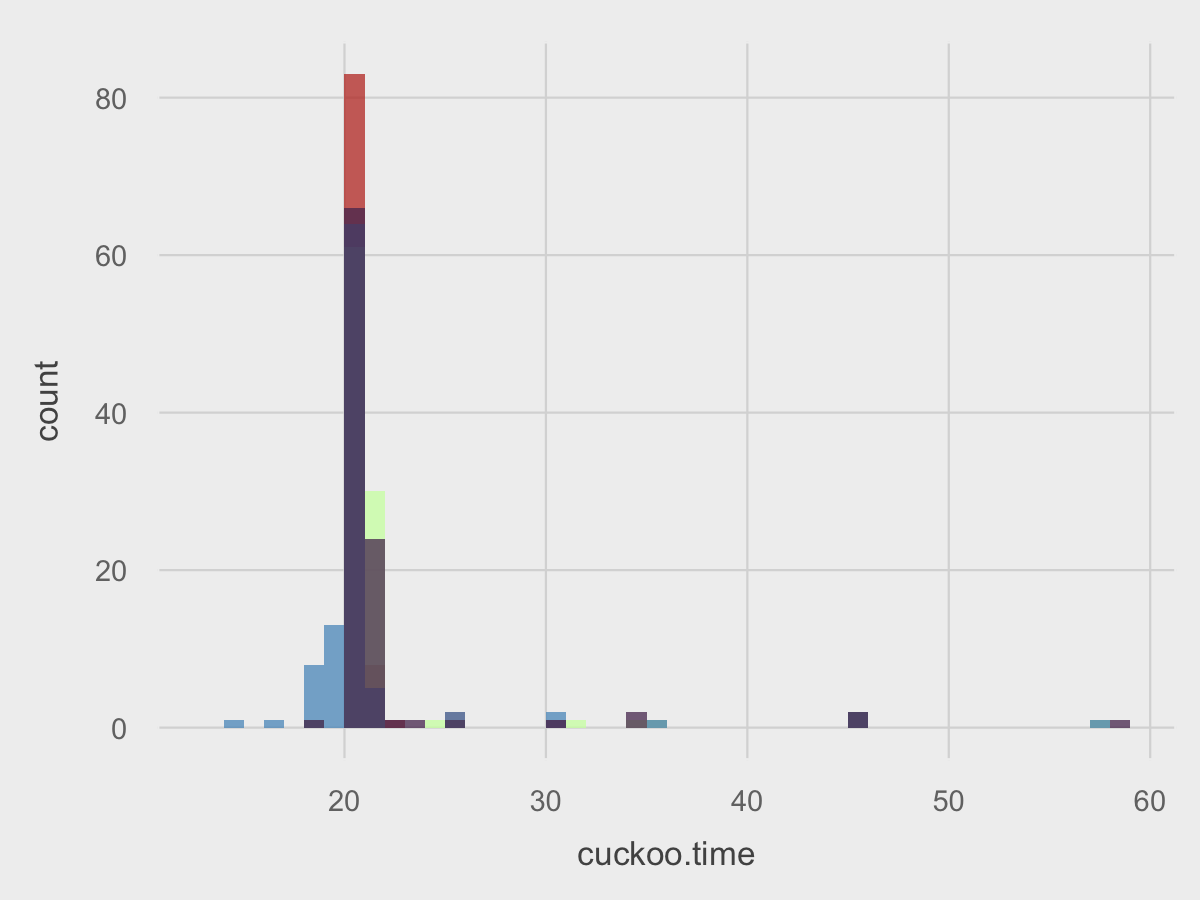

Generate this figure with R:
library(ggplot2)
library(scales)
library(grid)
library(RColorBrewer)

source("fte_theme.R")

rows <- 100

cuckoo_data <- read.csv("Cuckoo_Apr14_1.cap.txt.shrunk.txt", sep=";", header=FALSE, nrows=rows)
bitap_data <- read.csv("Bitap_Apr14_1.cap.txt.shrunk.txt", sep=";", header=FALSE, nrows=rows)
ahocorasick_data <- read.csv("AhoCorasick_Apr14_1.cap.txt.shrunk.txt", sep=";", header=FALSE, nrows=rows)
bloom_data <- read.csv("Bloom_Apr14_1.cap.txt.shrunk.txt", sep=";", header=FALSE, nrows=rows)

names(cuckoo_data) <- c("id", "time")
names(bitap_data) <- c("id", "time")
names(ahocorasick_data) <- c("id", "time")
names(bloom_data) <- c("id", "time")

cuckoo_data["cum_sum"] <- cumsum(cuckoo_data$time)
bitap_data["cum_sum"] <- cumsum(bitap_data$time)
ahocorasick_data["cum_sum"] <- cumsum(ahocorasick_data$time)
bloom_data["cum_sum"] <- cumsum(bloom_data$time)

combined_data <- merge(cuckoo_data, bitap_data, by="id")
combined_data <- merge(combined_data, ahocorasick_data, by="id")
combined_data <- merge(combined_data, bloom_data, by="id")
names(combined_data) <- c("id", "cuckoo.time", "cuckoo.cum_sum", "bitap.time", "bitap.cum_sum", "ahocorasick.time", "ahocorasick.cum_sum", "bloom.time", "bloom.cum_sum")

ggplot(combined_data) +
    geom_histogram(aes(x=cuckoo.time), binwidth=1, fill="#c0392b", alpha=0.75) +
    geom_histogram(aes(x=bitap.time), binwidth=1, fill="#cfffB0", alpha=0.75) +
    geom_histogram(aes(x=ahocorasick.time), binwidth=1, fill="#5998c5", alpha=0.75) +
    geom_histogram(aes(x=bloom.time), binwidth=1, fill="#58355E", alpha=0.75) +
    fte_theme()
ggsave("histogram.png", dpi=300, width=4, height=3)
